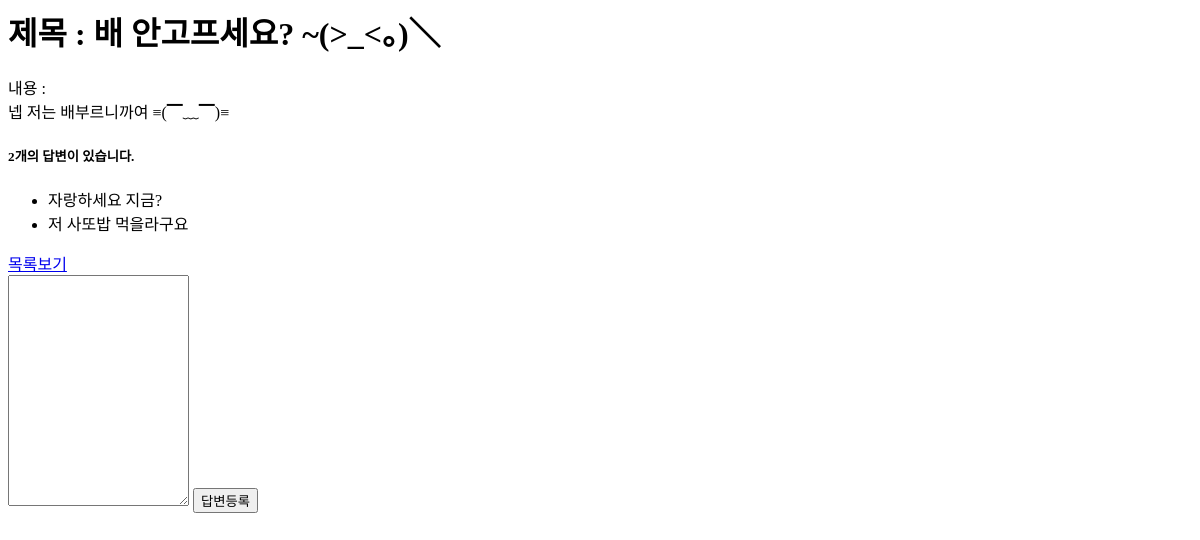
The page /qna/2/ on the database as committed earlier.
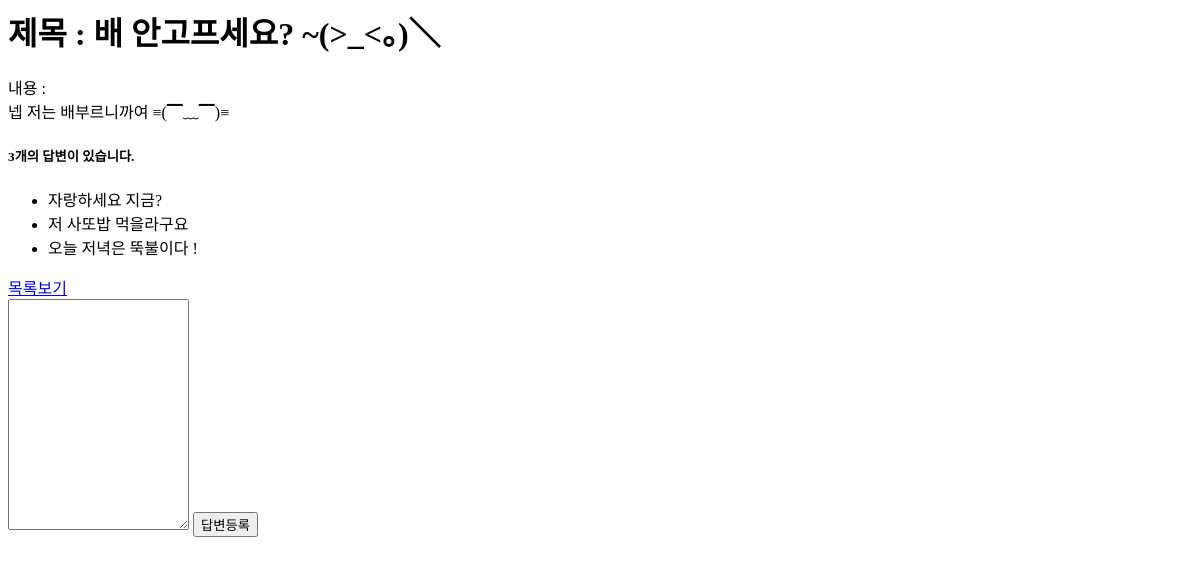
The same page on the database as committed later.
### yannjuApp/models.py (models this page shows, shortened)
class Question(models.Model):
    subject = models.CharField('제목', max_length=200)
    content = models.TextField('내용')
    create_date =  models.DateTimeField('날짜')

class Answer(models.Model):
    question = models.ForeignKey(Question, on_delete=models.CASCADE)
    content = models.TextField()
    create_date = models.DateTimeField()

### yannjuApp/views.py (the view)
# urls.py: path('<int:question_id>/', views.detail, name = 'detail'),    #상세보기
def detail(request, question_id):
    question = get_object_or_404(Question, pk=question_id)
    context = {'question' : question}
    return render(request, 'yannjuApp/question_detail.html', context)

### templates/yannjuApp/question_detail.html (shortened to what this page needs)
<h1>제목 : {{question.subject}} ~(>_<。)＼</h1>
<div>
    내용 :
</div>
<div>
    {{question.content}}  ≡(▔﹏▔)≡
</div>
<h5>{{question.answer_set.count}}개의 답변이 있습니다.</h5>
<div>
    <ul>
        {% for answer in question.answer_set.all %}
            <li>{{answer.content}}</li>
        {% endfor %}
    </ul>
</div>
<a href = "{% url 'yannjuName:index' %}">목록보기</a>
<form action="{% url 'yannjuName:answer_create' question.id %}" method="post">
    <textarea name="content" id="content" rows="15"></textarea>
    <input type="submit" value="답변등록">
</form>

Rows that differ between the two databases and show on the page:
computed for Question "배 안고프세요?": answer_set.count "2" → "3"
added Answer: content "오늘 저녁은 뚝불이다 !"
